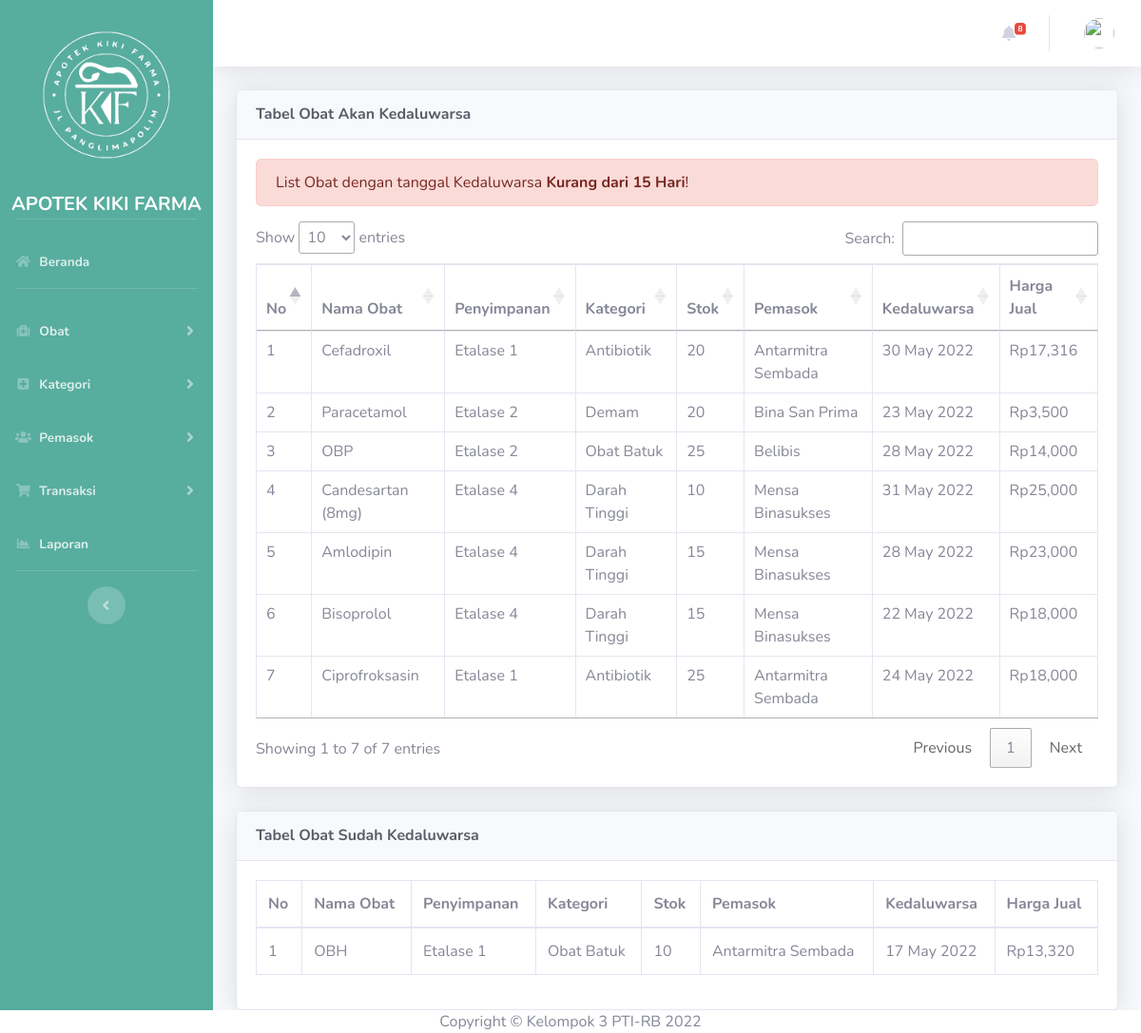
The page /index.php/user/tabel_kedaluwarsa on the database its author committed.
### tables this page shows
CREATE TABLE `tb_obat` (
  `id` int(11) NOT NULL,
  `nama_obat` varchar(128) NOT NULL,
  `penyimpanan` varchar(128) NOT NULL,
  `stok` int(11) NOT NULL,
  `kedaluwarsa` date NOT NULL,
  `h_jual` int(11) NOT NULL,
  `h_beli` int(11) NOT NULL,
  `nama_pemasok` varchar(128) NOT NULL,
  `nama_kat` varchar(128) NOT NULL
);

### application/controllers/User.php (called while the page is built, shortened)
<?php
class User extends CI_Controller
{
    public function __construct()
    {
        $this->load->model('Data_apotek');
        $this->load->library('form_validation');
        $this->load->library('session');
        $data['habis'] = $this->Data_apotek->countstock();
        $data['expired'] = $this->Data_apotek->countexp();
        $data['hampir_habis'] = $this->Data_apotek->hampir_habis();
        $data['hampir_exp'] = $this->Data_apotek->hampir_kadal();
        $this->load->view('templates/topbar', $data, true);
    }
    public function tabel_kedaluwarsa()
    {
        $data['title'] = 'Tabel Kedaluwarsa';
        $data['title1'] = 'Tabel Obat Akan Kedaluwarsa';
        $data['title2'] = 'Tabel Obat Sudah Kedaluwarsa';
        $data['table_almostexp'] = $this->Data_apotek->almostexp()->result();
        $data['table_exp'] = $this->Data_apotek->expired()->result();
        $data['user'] = $this->db->get_where('user', ['email' =>
        $this->session->userdata('email')])->row_array();
        $data['obat'] = $this->Data_apotek->getDataApotek('tb_obat');
        $this->load->view('templates/header', $data);
        $this->load->view('templates/sidebar', $data);
        $this->load->view('templates/topbar', $data);
        $this->load->view('user/tabel_kedaluwarsa', $data);
        $this->load->view('templates/footer');
    }
}

### index.php (called while the page is built, shortened)
<?php
require_once BASEPATH.'core/CodeIgniter.php';

### application/models/Data_apotek.php (called while the page is built, shortened)
<?php
class Data_apotek extends CI_Model
{
    public function expired()
    {
        return $this->db->query('SELECT * FROM tb_obat WHERE kedaluwarsa BETWEEN DATE_SUB(NOW(), INTERVAL 40 YEAR) AND NOW()');
    }
        public function almostexp()
    {
        return $this->db->query('SELECT * FROM tb_obat WHERE kedaluwarsa BETWEEN NOW() AND DATE_ADD(NOW(), INTERVAL 15 DAY)');
    }
    function countstock(){
        $cs =  $this->db->query('SELECT * FROM tb_obat WHERE stok BETWEEN 0 AND 0');
        $habis = $cs->num_rows();
        return $habis;
    }
    function countexp(){
        $ce = $this->db->query('SELECT * FROM tb_obat WHERE kedaluwarsa BETWEEN DATE_SUB(NOW(), INTERVAL 100 YEAR) AND NOW()');
        $expired = $ce->num_rows();
        return $expired;
    }
}

### application/views/user/tabel_kedaluwarsa.php (the view)
<div class="container-fluid">
    <div class="card shadow mb-4">
        <div class="card-header py-3">
            <h6 class="m-0 font-weight-bold text-dark"><?= $title1; ?></h6>
        </div>
        <div class="card-body">
            <div class="table-responsive">
                <div class="alert alert-danger" role="alert">
                    List Obat dengan tanggal Kedaluwarsa <strong>Kurang dari 15 Hari</strong>!
                </div>
                <table class="table table-bordered" id="dataTable" width="100%" cellspacing="0">
                    <thead>
                        <tr>
                            <th>No</th>
                            <th>Nama Obat</th>
                            <th>Penyimpanan</th>
                            <th>Kategori</th>
                            <th>Stok</th>
                            <th>Pemasok</th>
                            <th>Kedaluwarsa</th>
                            <th>Harga Jual</th>
                        </tr>
                    </thead>
                    <tbody>
                        <?php
                        $i = 1;
                        foreach ($table_almostexp as $data) :
                    ?>
                        <tr>
                            <td><?= $i++; ?></td>
                            <td><?= $data->nama_obat; ?></td>
                            <td><?= $data->penyimpanan; ?></td>
                            <td><?= $data->nama_kat; ?></td>
                            <td><?= $data->stok; ?></td>
                            <td><?= $data->nama_pemasok; ?></td>
                            <td><?= date('j F Y',strtotime($data->kedaluwarsa)); ?></td>
                            <td>Rp<?= number_format($data->h_jual); ?></td>
                        </tr>
                        <?php endforeach; ?>
                    </tbody>
                </table>
            </div>
        </div>
    </div>
</div>
<div class="container-fluid">
    <div class="card shadow mb-4">
        <div class="card-header py-3">
            <h6 class="m-0 font-weight-bold text-dark"><?= $title2; ?></h6>
        </div>
        <div class="card-body">
            <div class="table-responsive">
                <table class="table table-bordered" id="dataTable" width="100%" cellspacing="0">
                    <thead>
                        <tr>
                            <th>No</th>
                            <th>Nama Obat</th>
                            <th>Penyimpanan</th>
                            <th>Kategori</th>
                            <th>Stok</th>
                            <th>Pemasok</th>
                            <th>Kedaluwarsa</th>
                            <th>Harga Jual</th>
                        </tr>
                    </thead>
                    <tbody>
                        <?php
                        $i = 1;
                        foreach ($table_exp as $data) :
                    ?>
                        <tr>
                            <td><?= $i++; ?></td>
                            <td><?= $data->nama_obat; ?></td>
                            <td><?= $data->penyimpanan; ?></td>
                            <td><?= $data->nama_kat; ?></td>
                            <td><?= $data->stok; ?></td>
                            <td><?= $data->nama_pemasok; ?></td>
                            <td><?= date('j F Y',strtotime($data->kedaluwarsa)); ?></td>
                            <td>Rp<?= number_format($data->h_jual); ?></td>
                        </tr>
                        <?php endforeach; ?>
                    </tbody>
                </table>
            </div>
        </div>
    </div>
</div>

### application/views/templates/header.php (shortened to what this page needs)
<!DOCTYPE html>
<html lang="en">
<head>
    <link href="<?= base_url('assets/');?>vendor/fontawesome-free/css/all.min.css" rel="stylesheet" type="text/css">
    <link href="<?= base_url('assets/');?>css/sb-admin-2.min.css" rel="stylesheet">
    <link href="<?= base_url('assets/');?>vendor/datatables/dataTables.bootstrap4.min.css" rel="stylesheet">
    <link href="https://cdn.datatables.net/1.12.0/css/jquery.dataTables.min.css" rel="stylesheet">
    <link href="https://cdn.datatables.net/buttons/2.2.3/css/buttons.dataTables.min.css" rel="stylesheet">
    <link href="<?= base_url('assets/');?>vendor/bootstrap-datetimepicker/build/css/bootstrap-datetimepicker.css"
        rel="stylesheet">
</head>
<body id="page-top">
    <div id="wrapper">

### application/views/templates/sidebar.php (shortened to what this page needs)
<ul class="navbar-nav sidebar sidebar-dark accordion font-weight-bold" style="background: #57AD9E;"
    id="accordionSidebar">
    <div class="d-flex justify-content-center">
        <div class=" logo_pic">
            <img src="<?php echo base_url('assets/img/profile/logo.png') ?>" alt="..." class="img-circle" width="200"
                height="200"></a>
        </div>
    </div>
    <div class="profile">
        <div class="font-weight-bold text-center" style="color: white;"><span style="font-size: 20px;">
                APOTEK KIKI FARMA
            </span></div>
    </div>
    <hr class="sidebar-divider">
    <li class="nav-item">
        <a class="nav-link" href="<?= base_url('user/index')?>">
            <i class="fas fa-fw fa-home"></i>
            <span>Beranda</span></a>
    </li>
    <hr class="sidebar-divider">
    <li class="nav-item">
        <a class="nav-link collapsed" href="#" data-toggle="collapse" data-target="#collapseObat" aria-expanded="true"
            aria-controls="collapseObat">
            <i class="fa fa-fw fa-medkit"></i>
            <span>Obat</span>
        </a>
    </li>
    <li class="nav-item">
        <a class="nav-link collapsed" href="#" data-toggle="collapse" data-target="#collapseKategori"
            aria-expanded="true" aria-controls="collapseKategori">
            <i class="fa fa-fw fa-plus-square"></i>
            <span>Kategori</span>
        </a>
    </li>
    <li class="nav-item">
        <a class="nav-link collapsed" href="#" data-toggle="collapse" data-target="#collapsePemasok"
            aria-expanded="true" aria-controls="collapsePemasok">
            <i class="fa fa-fw fa-users"></i>
            <span>Pemasok</span>
        </a>
    </li>
    <li class="nav-item">
        <a class="nav-link collapsed" href="#" data-toggle="collapse" data-target="#collapseTransaksi"
            aria-expanded="true" aria-controls="collapseTransaksi">
            <i class="fa fa-fw fa-shopping-cart"></i>
            <span>Transaksi</span>
        </a>
    </li>
    <li class="nav-item">
        <a class="nav-link" href="<?= base_url('user/tabel_laporan')?>">
            <i class="fas fa-fw fa-chart-area"></i>
            <span>Laporan</span></a>
    </li>
    <hr class="sidebar-divider d-none d-md-block">
    <div class="text-center d-none d-md-inline">
        <button class="rounded-circle border-0" id="sidebarToggle"></button>
    </div>
</ul>

### application/views/templates/topbar.php (shortened to what this page needs)
<div id="content-wrapper" class="d-flex flex-column">
    <div id="content">
        <nav class="navbar navbar-expand navbar-light bg-white topbar mb-4 static-top shadow">
            <ul class="navbar-nav ml-auto">
                <li class="nav-item dropdown no-arrow mx-1">
                    <a class="nav-link dropdown-toggle" href="#" id="alertsDropdown" role="button"
                        data-toggle="dropdown" aria-haspopup="true" aria-expanded="false">
                        <i class="fas fa-bell fa-fw"></i>
                        <span
                            class="badge badge-danger badge-counter"><?php $habisTotal = $expired + $habis + $hampir_habis + $hampir_exp ; if ($habisTotal > 0) echo $habisTotal ?>
                        </span>
                    </a>
                </li>
                <li class="nav-item dropdown no-arrow">
                    <a class="nav-link dropdown-toggle" href="#" id="userDropdown" role="button" data-toggle="dropdown"
                        aria-haspopup="true" aria-expanded="false">
                        <img class="img-profile rounded-circle"
                            src="<?= base_url('assets/img/profile/') . $user['image']?>">
                    </a>
                </li>
            </ul>
        </nav>

### application/views/templates/footer.php (shortened to what this page needs)
<footer class="sticky bg-white fixed-bottom">
    <div class="container my-auto">
        <div class="copyright text-center my-auto">
            <span>Copyright &copy; Kelompok 3 PTI-RB <?= date('Y'); ?></span>
        </div>
    </div>
</footer>
</div>
</div>
</body>
</html>

### rows shown on the page
tb_obat: nama_obat "Cefadroxil", penyimpanan "Etalase 1", nama_kat "Antibiotik", stok "20", nama_pemasok "Antarmitra Sembada", kedaluwarsa "30 May 2022", h_jual "17,316"
tb_obat: nama_obat "Paracetamol", penyimpanan "Etalase 2", nama_kat "Demam", stok "20", nama_pemasok "Bina San Prima", kedaluwarsa "23 May 2022", h_jual "3,500"
tb_obat: nama_obat "OBP", penyimpanan "Etalase 2", nama_kat "Obat Batuk", stok "25", nama_pemasok "Belibis", kedaluwarsa "28 May 2022", h_jual "14,000"
tb_obat: nama_obat "Candesartan (8mg)", penyimpanan "Etalase 4", nama_kat "Darah Tinggi", stok "10", nama_pemasok "Mensa Binasukses", kedaluwarsa "31 May 2022", h_jual "25,000"
tb_obat: nama_obat "Amlodipin", penyimpanan "Etalase 4", nama_kat "Darah Tinggi", stok "15", nama_pemasok "Mensa Binasukses", kedaluwarsa "28 May 2022", h_jual "23,000"
tb_obat: nama_obat "Bisoprolol", penyimpanan "Etalase 4", nama_kat "Darah Tinggi", stok "15", nama_pemasok "Mensa Binasukses", kedaluwarsa "22 May 2022", h_jual "18,000"
tb_obat: nama_obat "Ciprofroksasin", penyimpanan "Etalase 1", nama_kat "Antibiotik", stok "25", nama_pemasok "Antarmitra Sembada", kedaluwarsa "24 May 2022", h_jual "18,000"
tb_obat: nama_obat "OBH", penyimpanan "Etalase 1", nama_kat "Obat Batuk", stok "10", nama_pemasok "Antarmitra Sembada", kedaluwarsa "17 May 2022", h_jual "13,320"

### other values the page prints
$habisTotal "8"
$title1 "Tabel Obat Akan Kedaluwarsa"
$title2 "Tabel Obat Sudah Kedaluwarsa"
